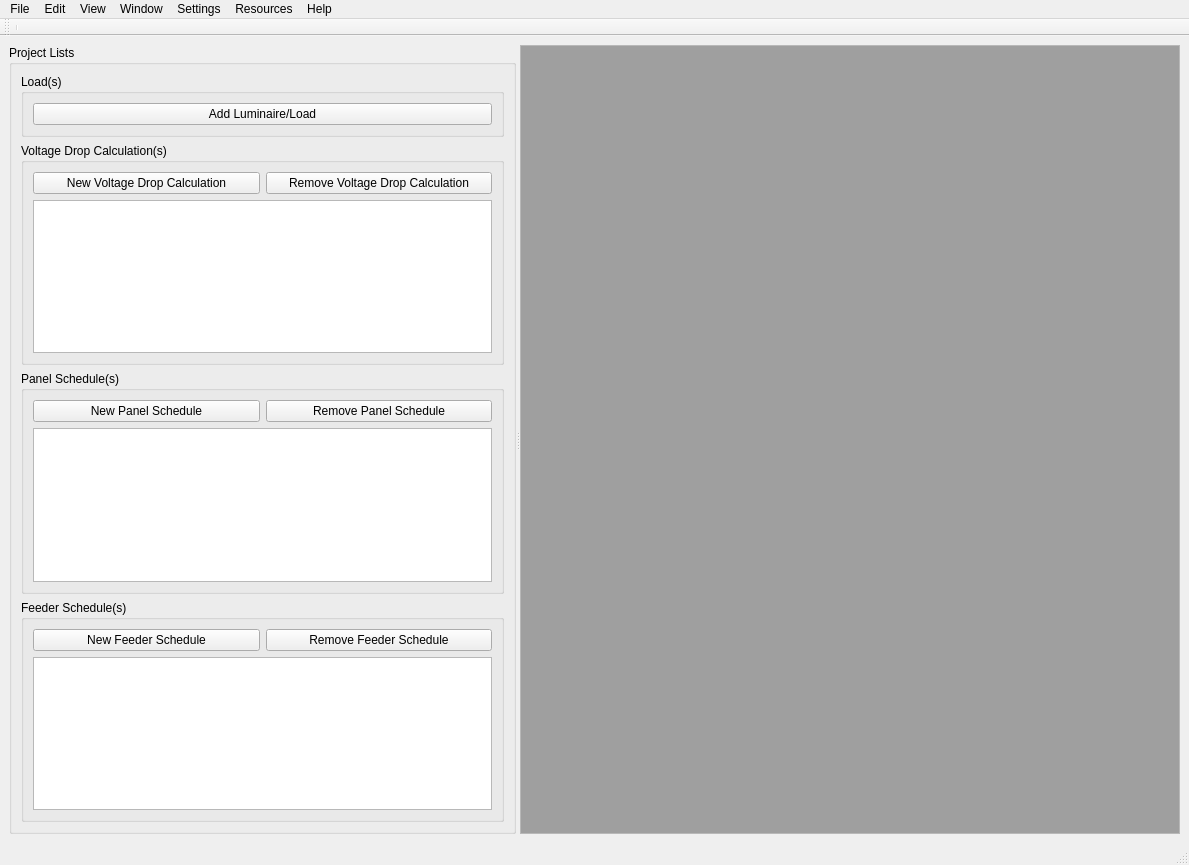
<?xml version="1.0" encoding="UTF-8"?>
<ui version="4.0">
 <class>MainWindow</class>
 <widget class="QMainWindow" name="MainWindow">
  <property name="geometry">
   <rect>
    <x>0</x>
    <y>0</y>
    <width>1189</width>
    <height>865</height>
   </rect>
  </property>
  <property name="windowTitle">
   <string>MainWindow</string>
  </property>
  <widget class="QWidget" name="centralwidget">
   <layout class="QGridLayout" name="gridLayout">
    <item row="0" column="4">
     <widget class="QSplitter" name="splitter">
      <property name="orientation">
       <enum>Qt::Horizontal</enum>
      </property>
      <widget class="QGroupBox" name="groupBox_ProjectList">
       <property name="title">
        <string>Project Lists</string>
       </property>
       <layout class="QVBoxLayout" name="verticalLayout_2">
        <item>
         <widget class="QGroupBox" name="groupBox_Loads">
          <property name="title">
           <string>Load(s)</string>
          </property>
          <layout class="QVBoxLayout" name="verticalLayout_6">
           <item>
            <layout class="QHBoxLayout" name="horizontalLayout">
             <item>
              <widget class="QPushButton" name="pushButton_Add_Lum_Load">
               <property name="text">
                <string>Add Luminaire/Load</string>
               </property>
               <property name="autoDefault">
                <bool>false</bool>
               </property>
               <property name="default">
                <bool>false</bool>
               </property>
               <property name="flat">
                <bool>false</bool>
               </property>
              </widget>
             </item>
            </layout>
           </item>
          </layout>
         </widget>
        </item>
        <item>
         <widget class="QGroupBox" name="groupBox_Voltage_Drop_Calc">
          <property name="title">
           <string>Voltage Drop Calculation(s)</string>
          </property>
          <layout class="QVBoxLayout" name="verticalLayout_3">
           <item>
            <layout class="QHBoxLayout" name="horizontalLayout_3">
             <item>
              <widget class="QPushButton" name="Button_New_Voltage_Drop_Calc">
               <property name="text">
                <string>New Voltage Drop Calculation</string>
               </property>
              </widget>
             </item>
             <item>
              <widget class="QPushButton" name="Button_Remove_Voltage_Drop_calc">
               <property name="text">
                <string>Remove Voltage Drop Calculation</string>
               </property>
              </widget>
             </item>
            </layout>
           </item>
           <item>
            <widget class="QListWidget" name="listBox_Voltage_Drop"/>
           </item>
          </layout>
         </widget>
        </item>
        <item>
         <widget class="QGroupBox" name="groupBox_Panel_Schedule">
          <property name="title">
           <string>Panel Schedule(s)</string>
          </property>
          <layout class="QVBoxLayout" name="verticalLayout_4">
           <item>
            <layout class="QHBoxLayout" name="horizontalLayout_4">
             <item>
              <widget class="QPushButton" name="Button_New_Panel_Schedule">
               <property name="text">
                <string>New Panel Schedule</string>
               </property>
              </widget>
             </item>
             <item>
              <widget class="QPushButton" name="Button_Remove_Panel_Schedule">
               <property name="text">
                <string>Remove Panel Schedule</string>
               </property>
              </widget>
             </item>
            </layout>
           </item>
           <item>
            <widget class="QListWidget" name="listBox_Panel_Schedule"/>
           </item>
          </layout>
         </widget>
        </item>
        <item>
         <widget class="QGroupBox" name="groupBox_Feeder_Schedule">
          <property name="title">
           <string>Feeder Schedule(s)</string>
          </property>
          <layout class="QVBoxLayout" name="verticalLayout_5">
           <item>
            <layout class="QHBoxLayout" name="horizontalLayout_5">
             <item>
              <widget class="QPushButton" name="Button_New_Feeder_Schedule">
               <property name="text">
                <string>New Feeder Schedule</string>
               </property>
              </widget>
             </item>
             <item>
              <widget class="QPushButton" name="Button_Remove_Feeder_Schedule">
               <property name="text">
                <string>Remove Feeder Schedule</string>
               </property>
              </widget>
             </item>
            </layout>
           </item>
           <item>
            <widget class="QListWidget" name="listBox_Feeder_schedule"/>
           </item>
          </layout>
         </widget>
        </item>
       </layout>
      </widget>
      <widget class="QMdiArea" name="mdiArea">
       <property name="frameShape">
        <enum>QFrame::StyledPanel</enum>
       </property>
      </widget>
     </widget>
    </item>
   </layout>
  </widget>
  <widget class="QMenuBar" name="menubar">
   <property name="geometry">
    <rect>
     <x>0</x>
     <y>0</y>
     <width>1189</width>
     <height>21</height>
    </rect>
   </property>
   <widget class="QMenu" name="menuFile">
    <property name="title">
     <string>File</string>
    </property>
    <addaction name="actionNew_Project"/>
    <addaction name="actionOpen"/>
    <addaction name="actionSave"/>
    <addaction name="actionSaveAs"/>
    <addaction name="separator"/>
    <addaction name="actionNew_Voltage_Drop_Calculation"/>
    <addaction name="actionNew_Panel_Schedule"/>
    <addaction name="actionNew_Feeder_Schedule"/>
    <addaction name="separator"/>
    <addaction name="actionImport"/>
    <addaction name="actionExport"/>
    <addaction name="separator"/>
    <addaction name="actionPrint"/>
    <addaction name="separator"/>
    <addaction name="actionExit"/>
   </widget>
   <widget class="QMenu" name="menuEdit">
    <property name="title">
     <string>Edit</string>
    </property>
    <addaction name="actionUndo"/>
    <addaction name="actionRedo"/>
    <addaction name="separator"/>
    <addaction name="actionCut"/>
    <addaction name="actionCopy"/>
    <addaction name="actionPast"/>
    <addaction name="actionDelete"/>
    <addaction name="actionSelect_All"/>
    <addaction name="separator"/>
   </widget>
   <widget class="QMenu" name="menuView">
    <property name="title">
     <string>View</string>
    </property>
   </widget>
   <widget class="QMenu" name="menuWindow">
    <property name="title">
     <string>Window</string>
    </property>
    <addaction name="actionMin"/>
    <addaction name="separator"/>
   </widget>
   <widget class="QMenu" name="menuHelp">
    <property name="title">
     <string>Settings</string>
    </property>
    <addaction name="actionPreferences"/>
   </widget>
   <widget class="QMenu" name="menuResources">
    <property name="title">
     <string>Resources</string>
    </property>
    <widget class="QMenu" name="menuUtilities">
     <property name="title">
      <string>Utilities</string>
     </property>
     <addaction name="actionFull_List"/>
    </widget>
    <addaction name="menuUtilities"/>
   </widget>
   <widget class="QMenu" name="menuHelp_2">
    <property name="title">
     <string>Help</string>
    </property>
    <addaction name="actionAbout"/>
   </widget>
   <addaction name="menuFile"/>
   <addaction name="menuEdit"/>
   <addaction name="menuView"/>
   <addaction name="menuWindow"/>
   <addaction name="menuHelp"/>
   <addaction name="menuResources"/>
   <addaction name="menuHelp_2"/>
  </widget>
  <widget class="QStatusBar" name="statusbar"/>
  <widget class="QToolBar" name="toolBar">
   <property name="windowTitle">
    <string>toolBar</string>
   </property>
   <attribute name="toolBarArea">
    <enum>TopToolBarArea</enum>
   </attribute>
   <attribute name="toolBarBreak">
    <bool>false</bool>
   </attribute>
   <addaction name="separator"/>
  </widget>
  <action name="actionNew_Project">
   <property name="text">
    <string>New Project</string>
   </property>
  </action>
  <action name="actionNew_Voltage_Drop_Calculation">
   <property name="text">
    <string>New Voltage Drop Calculation</string>
   </property>
  </action>
  <action name="actionNew_Panel_Schedule">
   <property name="text">
    <string>New Panel Schedule</string>
   </property>
  </action>
  <action name="actionNew_Feeder_Schedule">
   <property name="text">
    <string>New Feeder Schedule</string>
   </property>
  </action>
  <action name="actionOpen">
   <property name="text">
    <string>Open Project</string>
   </property>
  </action>
  <action name="actionImport">
   <property name="text">
    <string>Import</string>
   </property>
  </action>
  <action name="actionExport">
   <property name="text">
    <string>Export</string>
   </property>
  </action>
  <action name="actionPrint">
   <property name="text">
    <string>Print</string>
   </property>
  </action>
  <action name="actionExit">
   <property name="text">
    <string>Exit</string>
   </property>
  </action>
  <action name="actionUndo">
   <property name="text">
    <string>Undo</string>
   </property>
  </action>
  <action name="actionRedo">
   <property name="text">
    <string>Redo</string>
   </property>
  </action>
  <action name="actionCut">
   <property name="text">
    <string>Cut</string>
   </property>
  </action>
  <action name="actionCopy">
   <property name="text">
    <string>Copy</string>
   </property>
  </action>
  <action name="actionPast">
   <property name="text">
    <string>Past</string>
   </property>
  </action>
  <action name="actionDelete">
   <property name="text">
    <string>Delete</string>
   </property>
  </action>
  <action name="actionSelect_All">
   <property name="text">
    <string>Select All</string>
   </property>
  </action>
  <action name="actionSend_to_Back">
   <property name="text">
    <string>Send to Back</string>
   </property>
  </action>
  <action name="actionMin">
   <property name="text">
    <string>Minimize</string>
   </property>
  </action>
  <action name="actionPreferences">
   <property name="text">
    <string>Preferences</string>
   </property>
  </action>
  <action name="actionPricing_Page">
   <property name="text">
    <string>Pricing Page</string>
   </property>
  </action>
  <action name="actionAbout">
   <property name="text">
    <string>About</string>
   </property>
  </action>
  <action name="actionExcel">
   <property name="text">
    <string>Excel</string>
   </property>
  </action>
  <action name="actionCDOT">
   <property name="text">
    <string>CDOT</string>
   </property>
  </action>
  <action name="actionExcel_2">
   <property name="text">
    <string>Excel</string>
   </property>
  </action>
  <action name="actionFull_List">
   <property name="text">
    <string>Colorado</string>
   </property>
  </action>
  <action name="actionSaveAs">
   <property name="text">
    <string>Save As</string>
   </property>
  </action>
  <action name="actionSave">
   <property name="text">
    <string>Save</string>
   </property>
  </action>
 </widget>
 <resources/>
 <connections/>
</ui>
